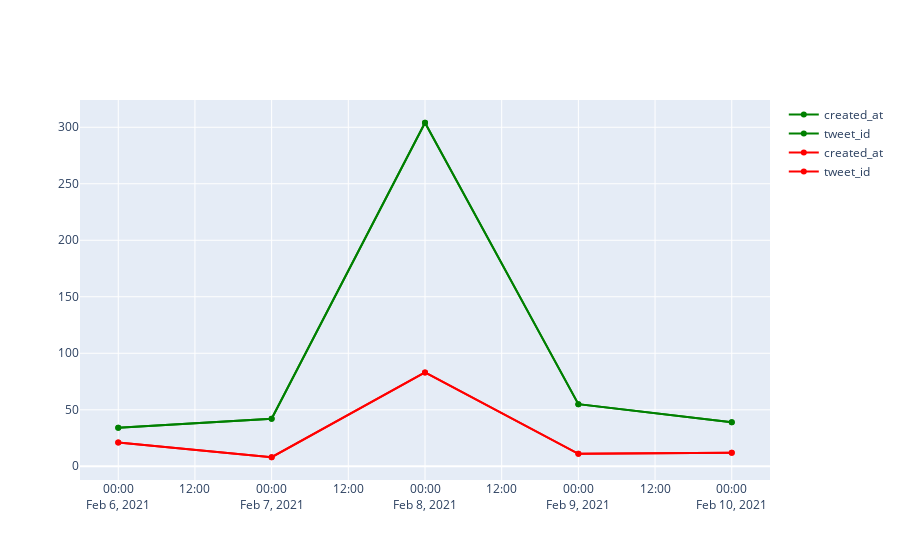

The cell this chart's notebook holds for it:
### Code cell
# filter the df to only capture Tweets from the start to end of the second peak in march 2022
newdf = df[(df['created_at']>='2021-02-06') & (df['created_at']<='2021-02-10')]
neg = newdf[newdf['sentiment_category']=='negative']
neg = neg.groupby(['created_at'],as_index=False).count()
pos = newdf[newdf['sentiment_category']=='positive']
pos = pos.groupby(['created_at'],as_index=False).count()

pos = pos[['created_at','tweet_id']]
neg = neg[['created_at','tweet_id']]

import plotly.graph_objs as go
fig = go.Figure()
for col in pos.columns:
    fig.add_trace(go.Scatter(x=pos['created_at'], y=pos['tweet_id'],
                             name = col,
                             mode = 'markers+lines',
                             line=dict(shape='linear'),
                             connectgaps=True,
                             line_color='green'
                             )
                 )
for col in neg.columns:
    fig.add_trace(go.Scatter(x=neg['created_at'], y=neg['tweet_id'],
                             name = col,
                             mode = 'markers+lines',
                             line=dict(shape='linear'),
                             connectgaps=True,
                             line_color='red'
                             )
                 )
fig.show()

### Figure 1 — Plotly figure (JSON) as saved in the notebook; plotly's stock layout.template omitted (floating-point values rounded to 4 significant figures)
{"data": [{"connectgaps": true, "line": {"color": "green", "shape": "linear"}, "mode": "markers+lines", "name": "created_at", "type": "scatter", "x": ["2021-02-06", "2021-02-07", "2021-02-08", "2021-02-09", "2021-02-10"], "y": [34, 42, 304, 55, 39]}, {"connectgaps": true, "line": {"color": "green", "shape": "linear"}, "mode": "markers+lines", "name": "tweet_id", "type": "scatter", "x": ["2021-02-06", "2021-02-07", "2021-02-08", "2021-02-09", "2021-02-10"], "y": [34, 42, 304, 55, 39]}, {"connectgaps": true, "line": {"color": "red", "shape": "linear"}, "mode": "markers+lines", "name": "created_at", "type": "scatter", "x": ["2021-02-06", "2021-02-07", "2021-02-08", "2021-02-09", "2021-02-10"], "y": [21, 8, 83, 11, 12]}, {"connectgaps": true, "line": {"color": "red", "shape": "linear"}, "mode": "markers+lines", "name": "tweet_id", "type": "scatter", "x": ["2021-02-06", "2021-02-07", "2021-02-08", "2021-02-09", "2021-02-10"], "y": [21, 8, 83, 11, 12]}], "layout": {}}
